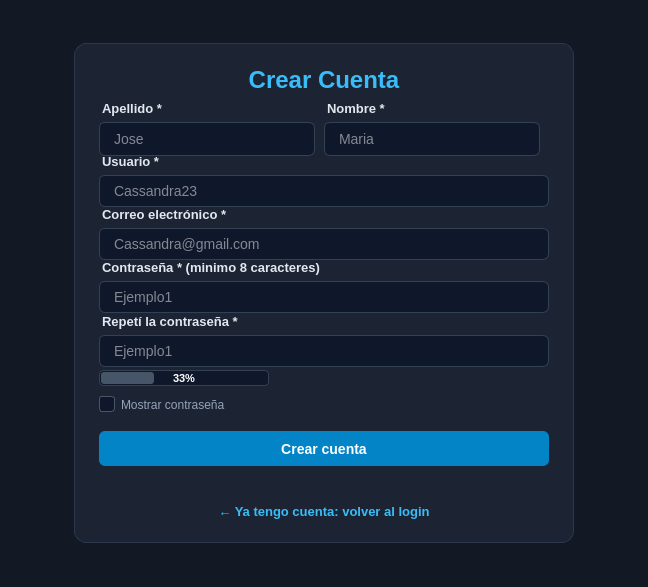
<?xml version="1.0" encoding="UTF-8"?>
<ui version="4.0">
 <class>Form</class>
 <widget class="QWidget" name="Form">
  <property name="geometry">
   <rect>
    <x>0</x>
    <y>0</y>
    <width>648</width>
    <height>587</height>
   </rect>
  </property>
  <property name="windowTitle">
   <string>Form</string>
  </property>
  <property name="styleSheet">
   <string notr="true">/* Fondo general de la ventana de registro */
QWidget#Form {
    background-color: #121824;
}

/* Tarjeta central flotante */
QFrame#frame_pantalla {
    background-color: #1c2434;
    border: 1px solid #2c384c;
    border-radius: 12px;
    padding: 15px;
}

/* Ocultar bordes de los sub-marcos internos de Nombre y Apellido */
QFrame#frame_edicion, QFrame#frame_edicion2 {
    border: none;
    background: transparent;
    padding: 0px;
    margin: 0px;
}

/* Título principal (Crear Cuenta) */
QLabel#label_titulo {
    color: #38bdf8;
    font-family: &quot;Segoe UI&quot;, &quot;Mongolian Baiti&quot;, sans-serif;
    font-weight: bold;
    font-size: 24px;
    margin-bottom: 8px;
}

/* Etiquetas de los campos (Nombre, Apellido, Usuario, etc.) */
QLabel#label_nombre, QLabel#label_apellido, QLabel#label_usuario, 
QLabel#label_correo, QLabel#label_contrasena, QLabel#label_repetir_contrasena {
    color: #e2e8f0;
    font-size: 13px;
    font-weight: 600;
    margin-top: 4px;
}

/* Todos los cuadros de texto */
QLineEdit#Campo_nombre, QLineEdit#Campo_apellido, QLineEdit#campo_usuario, 
QLineEdit#campo_correo, QLineEdit#campo_contrasena, QLineEdit#campo_repetir_contrasena {
    background-color: #0f172a;
    color: #f8fafc;
    border: 1px solid #334155;
    border-radius: 6px;
    padding: 6px 12px; 
    min-height: 18px;   
    font-size: 14px;
}

/* Efecto focus al escribir en cualquier cuadro de texto */
QLineEdit#Campo_nombre:focus, QLineEdit#Campo_apellido:focus, QLineEdit#campo_usuario:focus, 
QLineEdit#campo_correo:focus, QLineEdit#campo_contrasena:focus, QLineEdit#campo_repetir_contrasena:focus {
    border: 1px solid #38bdf8;
}

/* Contenedor base de la barra (igual para todos los estados) */
QProgressBar#progressBar {
    border: 1px solid #334155;
    border-radius: 4px;
    background-color: #0f172a;
    text-align: center;
    color: #ffffff;
    font-size: 11px;
    font-weight: bold;
    height: 16px;
    margin-top: 6px;
    margin-bottom: 6px;
}

/* Relleno por defecto o si está vacía */
QProgressBar#progressBar::chunk {
    background-color: #475569;
    border-radius: 3px;
    margin: 1px;
}

/* --- ESTADOS DINÁMICOS DE LA BARRA --- */

/* Estado Débil - Rojo */
QProgressBar#progressBar[fuerza=&quot;debil&quot;]::chunk {
    background-color: #ef4444;
}

/* Estado Media - Amarillo */
QProgressBar#progressBar[fuerza=&quot;media&quot;]::chunk {
    background-color: #f59e0b;
}

/* Estado Fuerte - Tu azul brillante/Celeste */
QProgressBar#progressBar[fuerza=&quot;fuerte&quot;]::chunk {
    background-color: #38bdf8;
}


/* Checkbox de mostrar contraseña */
QCheckBox#ckb_mostrar_contrasea {
    color: #94a3b8;
    font-size: 12px;
    margin-top: 6px;
    margin-bottom: 6px;
}

QCheckBox#ckb_mostrar_contrasea::indicator {
    width: 14px;
    height: 14px;
    border-radius: 3px;
    border: 1px solid #475569;
    background-color: #0f172a;
}

QCheckBox#ckb_mostrar_contrasea::indicator:checked {
    background-color: #38bdf8;
    border: 1px solid #38bdf8;
}

/* Botón principal Crear Cuenta */
QPushButton#pb_crear {
    background-color: #0284c7;
    color: #ffffff;
    border: none;
    border-radius: 6px;
    padding: 10px;
    font-size: 14px;
    font-weight: bold;
    margin-top: 10px;
}

QPushButton#pb_crear:hover {
    background-color: #0369a1;
}

QPushButton#pb_crear:pressed {
    background-color: #075985;
}

/* Botón plano para volver al login */
QPushButton#pb_volver_a_login {
    color: #38bdf8;
    font-size: 13px;
    font-weight: 500;
    background: none;
    border: none;
    margin-top: 5px;
}

QPushButton#pb_volver_a_login:hover {
    color: #7dd3fc;
    text-decoration: underline;
}

/* Etiqueta para mensajes de error o éxito */
QLabel#label_mensaje {
    color: #f87171;
    font-size: 12px;
    font-weight: 500;
}


/* Estado por defecto o informativo (Gris claro) */
QLabel#label_mensaje {
    color: #94a3b8;
    font-size: 13px;
    font-weight: 500;
    margin-top: 5px;
}

/* Estado de Error (Rojo suave/Alerta) */
QLabel#label_mensaje[tipo=&quot;error&quot;] {
    color: #ef4444; /* Un rojo moderno que contrasta mejor con el fondo oscuro */
    font-weight: 600;
}

/* Estado de Éxito (Verde esmeralda) */
QLabel#label_mensaje[tipo=&quot;exito&quot;] {
    color: #10b981; /* Un verde vivo ideal para el modo oscuro */
    font-weight: 600;
}</string>
  </property>
  <layout class="QGridLayout" name="gridLayout">
   <item row="1" column="0">
    <widget class="QFrame" name="frame_pantalla">
     <property name="minimumSize">
      <size>
       <width>360</width>
       <height>500</height>
      </size>
     </property>
     <property name="maximumSize">
      <size>
       <width>500</width>
       <height>500</height>
      </size>
     </property>
     <property name="frameShape">
      <enum>QFrame::Shape::StyledPanel</enum>
     </property>
     <property name="frameShadow">
      <enum>QFrame::Shadow::Raised</enum>
     </property>
     <layout class="QVBoxLayout" name="verticalLayout">
      <item>
       <widget class="QLabel" name="label_titulo">
        <property name="minimumSize">
         <size>
          <width>0</width>
          <height>60</height>
         </size>
        </property>
        <property name="palette">
         <palette>
          <active>
           <colorrole role="WindowText">
            <brush brushstyle="SolidPattern">
             <color alpha="255">
              <red>56</red>
              <green>189</green>
              <blue>248</blue>
             </color>
            </brush>
           </colorrole>
           <colorrole role="Text">
            <brush brushstyle="SolidPattern">
             <color alpha="255">
              <red>56</red>
              <green>189</green>
              <blue>248</blue>
             </color>
            </brush>
           </colorrole>
           <colorrole role="ButtonText">
            <brush brushstyle="SolidPattern">
             <color alpha="255">
              <red>56</red>
              <green>189</green>
              <blue>248</blue>
             </color>
            </brush>
           </colorrole>
           <colorrole role="PlaceholderText">
            <brush brushstyle="SolidPattern">
             <color alpha="128">
              <red>56</red>
              <green>189</green>
              <blue>248</blue>
             </color>
            </brush>
           </colorrole>
          </active>
          <inactive>
           <colorrole role="WindowText">
            <brush brushstyle="SolidPattern">
             <color alpha="255">
              <red>56</red>
              <green>189</green>
              <blue>248</blue>
             </color>
            </brush>
           </colorrole>
           <colorrole role="Text">
            <brush brushstyle="SolidPattern">
             <color alpha="255">
              <red>56</red>
              <green>189</green>
              <blue>248</blue>
             </color>
            </brush>
           </colorrole>
           <colorrole role="ButtonText">
            <brush brushstyle="SolidPattern">
             <color alpha="255">
              <red>56</red>
              <green>189</green>
              <blue>248</blue>
             </color>
            </brush>
           </colorrole>
           <colorrole role="PlaceholderText">
            <brush brushstyle="SolidPattern">
             <color alpha="128">
              <red>56</red>
              <green>189</green>
              <blue>248</blue>
             </color>
            </brush>
           </colorrole>
          </inactive>
          <disabled>
           <colorrole role="WindowText">
            <brush brushstyle="SolidPattern">
             <color alpha="255">
              <red>56</red>
              <green>189</green>
              <blue>248</blue>
             </color>
            </brush>
           </colorrole>
           <colorrole role="Text">
            <brush brushstyle="SolidPattern">
             <color alpha="255">
              <red>56</red>
              <green>189</green>
              <blue>248</blue>
             </color>
            </brush>
           </colorrole>
           <colorrole role="ButtonText">
            <brush brushstyle="SolidPattern">
             <color alpha="255">
              <red>56</red>
              <green>189</green>
              <blue>248</blue>
             </color>
            </brush>
           </colorrole>
           <colorrole role="PlaceholderText">
            <brush brushstyle="SolidPattern">
             <color alpha="128">
              <red>56</red>
              <green>189</green>
              <blue>248</blue>
             </color>
            </brush>
           </colorrole>
          </disabled>
         </palette>
        </property>
        <property name="font">
         <font>
          <family>Segoe UI</family>
          <pointsize>-1</pointsize>
          <bold>true</bold>
         </font>
        </property>
        <property name="text">
         <string>Crear Cuenta
</string>
        </property>
        <property name="alignment">
         <set>Qt::AlignmentFlag::AlignCenter</set>
        </property>
       </widget>
      </item>
      <item>
       <widget class="QFrame" name="frame_edicion">
        <property name="frameShape">
         <enum>QFrame::Shape::StyledPanel</enum>
        </property>
        <property name="frameShadow">
         <enum>QFrame::Shadow::Raised</enum>
        </property>
        <layout class="QHBoxLayout" name="horizontalLayout">
         <property name="spacing">
          <number>0</number>
         </property>
         <property name="leftMargin">
          <number>0</number>
         </property>
         <property name="topMargin">
          <number>0</number>
         </property>
         <property name="rightMargin">
          <number>0</number>
         </property>
         <property name="bottomMargin">
          <number>0</number>
         </property>
         <item>
          <widget class="QLabel" name="label_apellido">
           <property name="text">
            <string>Apellido *</string>
           </property>
          </widget>
         </item>
         <item>
          <widget class="QLabel" name="label_nombre">
           <property name="text">
            <string>Nombre *</string>
           </property>
          </widget>
         </item>
        </layout>
       </widget>
      </item>
      <item>
       <widget class="QFrame" name="frame_edicion2">
        <property name="minimumSize">
         <size>
          <width>0</width>
          <height>50</height>
         </size>
        </property>
        <property name="frameShape">
         <enum>QFrame::Shape::StyledPanel</enum>
        </property>
        <property name="frameShadow">
         <enum>QFrame::Shadow::Raised</enum>
        </property>
        <widget class="QLineEdit" name="Campo_apellido">
         <property name="geometry">
          <rect>
           <x>0</x>
           <y>0</y>
           <width>216</width>
           <height>34</height>
          </rect>
         </property>
         <property name="text">
          <string/>
         </property>
         <property name="placeholderText">
          <string>Jose</string>
         </property>
        </widget>
        <widget class="QLineEdit" name="Campo_nombre">
         <property name="geometry">
          <rect>
           <x>225</x>
           <y>0</y>
           <width>216</width>
           <height>34</height>
          </rect>
         </property>
         <property name="text">
          <string/>
         </property>
         <property name="placeholderText">
          <string>Maria</string>
         </property>
         <property name="cursorMoveStyle">
          <enum>Qt::CursorMoveStyle::LogicalMoveStyle</enum>
         </property>
        </widget>
       </widget>
      </item>
      <item>
       <spacer name="verticalSpacer_8">
        <property name="orientation">
         <enum>Qt::Orientation::Vertical</enum>
        </property>
        <property name="sizeType">
         <enum>QSizePolicy::Policy::Expanding</enum>
        </property>
        <property name="sizeHint" stdset="0">
         <size>
          <width>20</width>
          <height>40</height>
         </size>
        </property>
       </spacer>
      </item>
      <item>
       <widget class="QLabel" name="label_usuario">
        <property name="text">
         <string>Usuario *</string>
        </property>
       </widget>
      </item>
      <item>
       <widget class="QLineEdit" name="campo_usuario">
        <property name="placeholderText">
         <string>Cassandra23</string>
        </property>
       </widget>
      </item>
      <item>
       <spacer name="verticalSpacer_6">
        <property name="orientation">
         <enum>Qt::Orientation::Vertical</enum>
        </property>
        <property name="sizeHint" stdset="0">
         <size>
          <width>20</width>
          <height>40</height>
         </size>
        </property>
       </spacer>
      </item>
      <item>
       <widget class="QLabel" name="label_correo">
        <property name="text">
         <string>Correo electrónico *</string>
        </property>
       </widget>
      </item>
      <item>
       <widget class="QLineEdit" name="campo_correo">
        <property name="placeholderText">
         <string>Cassandra@gmail.com</string>
        </property>
       </widget>
      </item>
      <item>
       <spacer name="verticalSpacer_5">
        <property name="orientation">
         <enum>Qt::Orientation::Vertical</enum>
        </property>
        <property name="sizeHint" stdset="0">
         <size>
          <width>20</width>
          <height>40</height>
         </size>
        </property>
       </spacer>
      </item>
      <item>
       <widget class="QLabel" name="label_contrasena">
        <property name="text">
         <string>Contraseña * (minimo 8 caracteres)</string>
        </property>
       </widget>
      </item>
      <item>
       <widget class="QLineEdit" name="campo_contrasena">
        <property name="echoMode">
         <enum>QLineEdit::EchoMode::Password</enum>
        </property>
        <property name="placeholderText">
         <string>Ejemplo1</string>
        </property>
       </widget>
      </item>
      <item>
       <spacer name="verticalSpacer_4">
        <property name="orientation">
         <enum>Qt::Orientation::Vertical</enum>
        </property>
        <property name="sizeHint" stdset="0">
         <size>
          <width>20</width>
          <height>40</height>
         </size>
        </property>
       </spacer>
      </item>
      <item>
       <widget class="QLabel" name="label_repetir_contrasena">
        <property name="text">
         <string>Repetí la contraseña *</string>
        </property>
       </widget>
      </item>
      <item>
       <widget class="QLineEdit" name="campo_repetir_contrasena">
        <property name="echoMode">
         <enum>QLineEdit::EchoMode::Password</enum>
        </property>
        <property name="placeholderText">
         <string>Ejemplo1</string>
        </property>
       </widget>
      </item>
      <item>
       <spacer name="verticalSpacer_2">
        <property name="orientation">
         <enum>Qt::Orientation::Vertical</enum>
        </property>
        <property name="sizeType">
         <enum>QSizePolicy::Policy::Ignored</enum>
        </property>
        <property name="sizeHint" stdset="0">
         <size>
          <width>20</width>
          <height>40</height>
         </size>
        </property>
       </spacer>
      </item>
      <item>
       <spacer name="verticalSpacer_3">
        <property name="orientation">
         <enum>Qt::Orientation::Vertical</enum>
        </property>
        <property name="sizeHint" stdset="0">
         <size>
          <width>20</width>
          <height>40</height>
         </size>
        </property>
       </spacer>
      </item>
      <item alignment="Qt::AlignmentFlag::AlignLeft">
       <widget class="QProgressBar" name="progressBar">
        <property name="minimumSize">
         <size>
          <width>170</width>
          <height>28</height>
         </size>
        </property>
        <property name="maximum">
         <number>100</number>
        </property>
        <property name="value">
         <number>33</number>
        </property>
       </widget>
      </item>
      <item>
       <widget class="QCheckBox" name="ckb_mostrar_contrasea">
        <property name="minimumSize">
         <size>
          <width>0</width>
          <height>25</height>
         </size>
        </property>
        <property name="text">
         <string>Mostrar contraseña</string>
        </property>
       </widget>
      </item>
      <item>
       <widget class="QPushButton" name="pb_crear">
        <property name="minimumSize">
         <size>
          <width>0</width>
          <height>45</height>
         </size>
        </property>
        <property name="text">
         <string>Crear cuenta</string>
        </property>
       </widget>
      </item>
      <item>
       <spacer name="verticalSpacer">
        <property name="orientation">
         <enum>Qt::Orientation::Vertical</enum>
        </property>
        <property name="sizeType">
         <enum>QSizePolicy::Policy::Fixed</enum>
        </property>
        <property name="sizeHint" stdset="0">
         <size>
          <width>20</width>
          <height>40</height>
         </size>
        </property>
       </spacer>
      </item>
      <item>
       <widget class="QLabel" name="label_mensaje">
        <property name="minimumSize">
         <size>
          <width>0</width>
          <height>30</height>
         </size>
        </property>
        <property name="text">
         <string/>
        </property>
       </widget>
      </item>
      <item>
       <widget class="QPushButton" name="pb_volver_a_login">
        <property name="palette">
         <palette>
          <active>
           <colorrole role="WindowText">
            <brush brushstyle="SolidPattern">
             <color alpha="255">
              <red>56</red>
              <green>189</green>
              <blue>248</blue>
             </color>
            </brush>
           </colorrole>
           <colorrole role="Text">
            <brush brushstyle="SolidPattern">
             <color alpha="255">
              <red>56</red>
              <green>189</green>
              <blue>248</blue>
             </color>
            </brush>
           </colorrole>
           <colorrole role="ButtonText">
            <brush brushstyle="SolidPattern">
             <color alpha="255">
              <red>56</red>
              <green>189</green>
              <blue>248</blue>
             </color>
            </brush>
           </colorrole>
           <colorrole role="PlaceholderText">
            <brush brushstyle="SolidPattern">
             <color alpha="128">
              <red>56</red>
              <green>189</green>
              <blue>248</blue>
             </color>
            </brush>
           </colorrole>
          </active>
          <inactive>
           <colorrole role="WindowText">
            <brush brushstyle="SolidPattern">
             <color alpha="255">
              <red>56</red>
              <green>189</green>
              <blue>248</blue>
             </color>
            </brush>
           </colorrole>
           <colorrole role="Text">
            <brush brushstyle="SolidPattern">
             <color alpha="255">
              <red>56</red>
              <green>189</green>
              <blue>248</blue>
             </color>
            </brush>
           </colorrole>
           <colorrole role="ButtonText">
            <brush brushstyle="SolidPattern">
             <color alpha="255">
              <red>56</red>
              <green>189</green>
              <blue>248</blue>
             </color>
            </brush>
           </colorrole>
           <colorrole role="PlaceholderText">
            <brush brushstyle="SolidPattern">
             <color alpha="128">
              <red>56</red>
              <green>189</green>
              <blue>248</blue>
             </color>
            </brush>
           </colorrole>
          </inactive>
          <disabled>
           <colorrole role="WindowText">
            <brush brushstyle="SolidPattern">
             <color alpha="255">
              <red>56</red>
              <green>189</green>
              <blue>248</blue>
             </color>
            </brush>
           </colorrole>
           <colorrole role="Text">
            <brush brushstyle="SolidPattern">
             <color alpha="255">
              <red>56</red>
              <green>189</green>
              <blue>248</blue>
             </color>
            </brush>
           </colorrole>
           <colorrole role="ButtonText">
            <brush brushstyle="SolidPattern">
             <color alpha="255">
              <red>56</red>
              <green>189</green>
              <blue>248</blue>
             </color>
            </brush>
           </colorrole>
           <colorrole role="PlaceholderText">
            <brush brushstyle="SolidPattern">
             <color alpha="128">
              <red>56</red>
              <green>189</green>
              <blue>248</blue>
             </color>
            </brush>
           </colorrole>
          </disabled>
         </palette>
        </property>
        <property name="text">
         <string>← Ya tengo cuenta: volver al login</string>
        </property>
        <property name="flat">
         <bool>true</bool>
        </property>
       </widget>
      </item>
     </layout>
     <zorder>pb_crear</zorder>
     <zorder>frame_edicion</zorder>
     <zorder>frame_edicion2</zorder>
     <zorder>label_usuario</zorder>
     <zorder>campo_usuario</zorder>
     <zorder>label_correo</zorder>
     <zorder>campo_correo</zorder>
     <zorder>label_contrasena</zorder>
     <zorder>campo_contrasena</zorder>
     <zorder>label_repetir_contrasena</zorder>
     <zorder>campo_repetir_contrasena</zorder>
     <zorder>ckb_mostrar_contrasea</zorder>
     <zorder>label_mensaje</zorder>
     <zorder>pb_volver_a_login</zorder>
     <zorder>verticalSpacer</zorder>
     <zorder>verticalSpacer_2</zorder>
     <zorder>verticalSpacer_3</zorder>
     <zorder>verticalSpacer_4</zorder>
     <zorder>verticalSpacer_5</zorder>
     <zorder>verticalSpacer_6</zorder>
     <zorder>label_titulo</zorder>
     <zorder>verticalSpacer_8</zorder>
     <zorder>progressBar</zorder>
    </widget>
   </item>
  </layout>
 </widget>
 <tabstops>
  <tabstop>Campo_apellido</tabstop>
  <tabstop>Campo_nombre</tabstop>
  <tabstop>campo_usuario</tabstop>
  <tabstop>campo_correo</tabstop>
  <tabstop>campo_contrasena</tabstop>
  <tabstop>campo_repetir_contrasena</tabstop>
  <tabstop>ckb_mostrar_contrasea</tabstop>
  <tabstop>pb_crear</tabstop>
  <tabstop>pb_volver_a_login</tabstop>
 </tabstops>
 <resources/>
 <connections/>
</ui>
